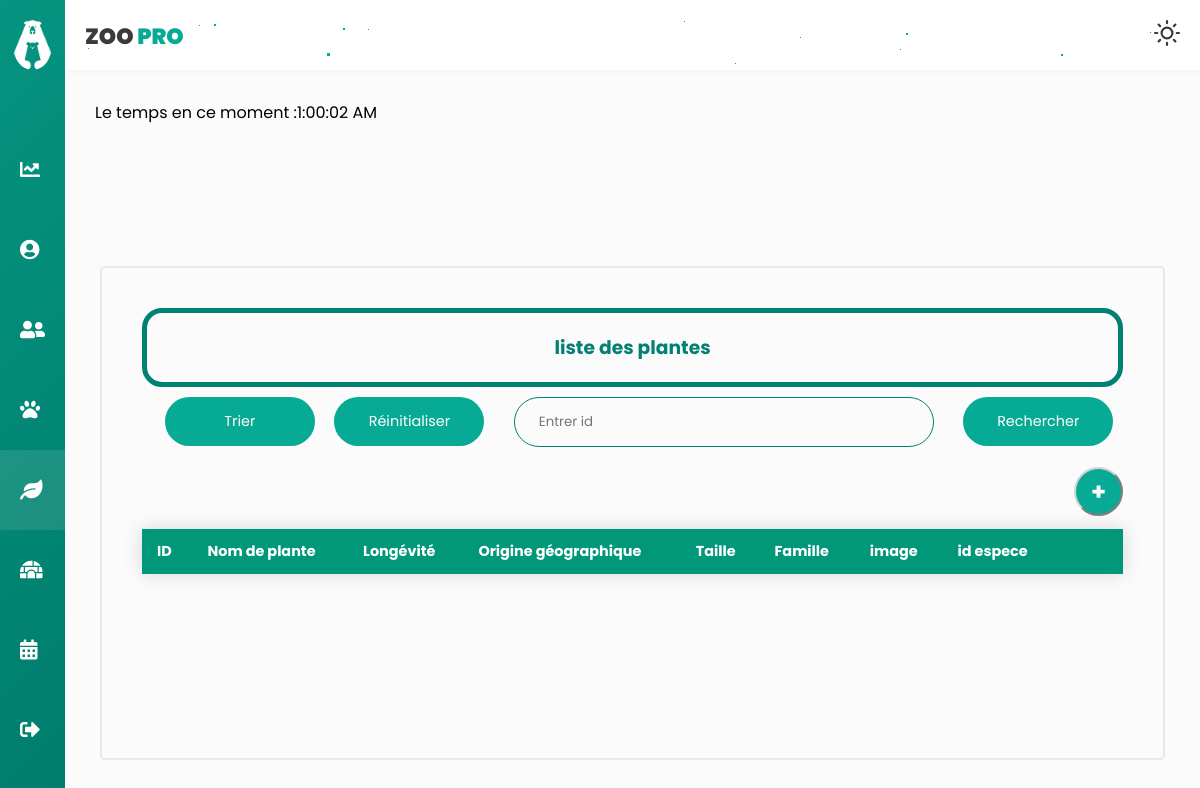
The page /planteC/afficherList (signed in) on the database as committed earlier.
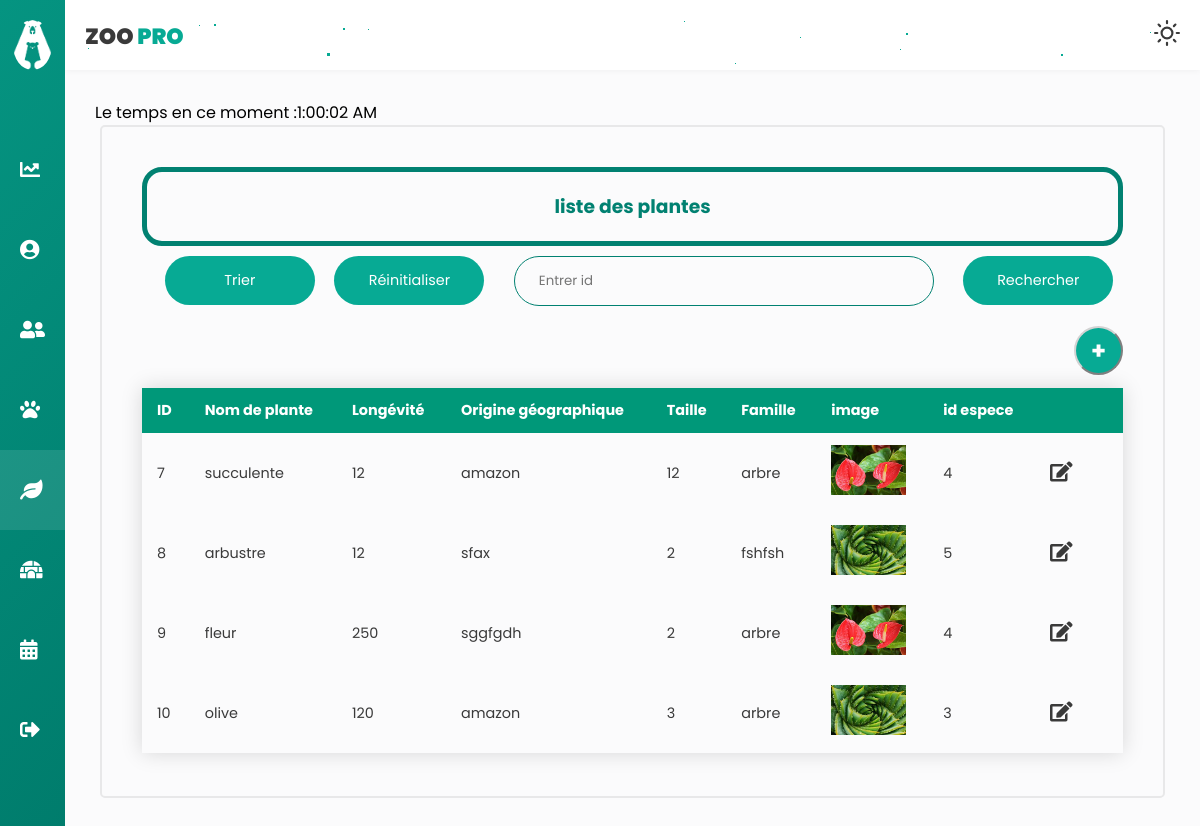
The same page on the database as committed later.
### tables this page shows
CREATE TABLE `plante` (
  `idP` int(11) NOT NULL,
  `nomP` varchar(255) NOT NULL,
  `longevite` int(255) NOT NULL,
  `origine` varchar(255) NOT NULL,
  `taille` float NOT NULL,
  `famille` varchar(255) NOT NULL,
  `image` varchar(500) NOT NULL,
  `idespece` int(11) DEFAULT NULL,
  `id_user` int(11) DEFAULT NULL
);

### app/libraries/Core.php (called while the page is built, shortened)
<?php
  class Core {
    protected $currentMethod = 'index';
    public function __construct(){
      $url = $this->getUrl();
      if(isset($url[0])){
      if(file_exists('../app/controllers/' . ucwords($url[0]). '.php')){
        unset($url[0]);
      }
    }
      $this->currentController = new $this->currentController;
      if(isset($url[1])){
        if(method_exists($this->currentController, $url[1])){
          $this->currentMethod = $url[1];
          unset($url[1]);
        }
      }
      $this->params = $url ? array_values($url) : [];
      call_user_func_array([$this->currentController, $this->currentMethod], $this->params);
    }
    public function getUrl(){
      if(isset($_GET['url'])){
        $url = rtrim($_GET['url'], '/');
        $url = filter_var($url, FILTER_SANITIZE_URL);
        $url = explode('/', $url);
        return $url;
      }
    }
  }

### app/require.php (called while the page is built, shortened)
<?php
    require_once 'libraries/Core.php';
    require_once 'libraries/Controller.php';
    require_once 'libraries/Database.php';
    $init = new Core();

### public/index.php (called while the page is built)
<?php
    require_once '../app/require.php';

### app/libraries/Database.php (called while the page is built, shortened)
<?php
    class Database {
        private $dbHost = DB_HOST;
        private $dbUser = DB_USER;
        private $dbPass = DB_PASS;
        private $dbName = DB_NAME;
        private $statement;
        private $dbHandler;
        public function __construct() {
            $conn = 'mysql:host=' . $this->dbHost . ';dbname=' . $this->dbName;
            $options = array(
                PDO::ATTR_PERSISTENT => true,
                PDO::ATTR_ERRMODE => PDO::ERRMODE_EXCEPTION
            );
            try {
                $this->dbHandler = new PDO($conn, $this->dbUser, $this->dbPass, $options);
            } catch (PDOException $e) {
                $this->error = $e->getMessage();
                echo $this->error;
            }
        }
        public function query($sql) {
            $this->statement = $this->dbHandler->prepare($sql);
        }
        public function execute() {
            return $this->statement->execute();
        }
        public function resultSet() {
            $this->execute();
            return $this->statement->fetchAll();
        }
    }

### app/models/planteM.php (called while the page is built, shortened)
<?php
class planteM
{
    private $db;
    public function __construct()
    {
        $this->db = new Database;
    }
    public function afficherplante(){
        $this->db->query('SELECT * FROM plante ');
        return $this->db->resultSet();
    }
    public function listespeceID()
    {
        $this->db->query('SELECT idE FROM `espece`');
        return $this->db->resultSet();
    }
}

### app/controllers/planteC.php (the view, shortened to what this page needs)
<?php
class planteC extends Controller
{
    public function __construct()
    {
        $this->planteModel = $this->model('planteM');
    }
    public function afficherList($error = '')
    {
        $tab = $this->planteModel->afficherplante();
        $data = [
            'tab' => '',
            'idespece' => '',
            'nombre'=> '',
            'errorAffiche' => ''
        ];
        if (isset($error)) {
            $errorTab = explode("-", $error);
            if ($errorTab[0] == 'err') {
                array_shift($errorTab);
                $data['errorAdd'] = implode(" ", $errorTab);
            }
            else if ($errorTab[0] == 'errUp') {
                array_shift($errorTab);
                $data['errorUpdate'] = implode(" ", $errorTab);
            }
            else {
                $data['errorAdd'] = '';
                $data['errorUpdate'] = '';
            }
        }
        foreach ($tab as $key => $value) {
            $data['tab'] .= '<tr class="tblRows" data='.$value[0]."-".$value[1]."-".$value[2]."-".$value[3]."-".$value[4]."-".$value[5]."-".$value[6]."-".$value[7].'>
            <td >'. $value[0] .'</td>
            <td>'. $value[1] .'</td>
            <td>'. $value[2] .'</td>
            <td>'. $value[3] .'</td>
            <td>'. $value[4] .'</td>
            <td>'. $value[5] .'</td>
            <td> <img src="../public/img/' . $value[6] . '" width = "75" height = "50"/></td>
            <td>'. $value[7] .'</td>
            <td> <i class="fas fa-edit updateButton" onclick="openFormModifier()"  >
        </tr>';
        }
        $idespece = $this->planteModel->listespeceID();
        foreach ($idespece as $key => $value)
        {
            $data['idespece'] .= '<option value="'.$value[0].'">'.$value[0].'</option>';
        }
        $this->view('plante', $data);
    }
}

### app/libraries/Controller.php (shortened to what this page needs)
<?php
    class Controller {
        public function model($model) {
            return new $model();
        }
        public function view($view, $data = []) {
            if (file_exists('../app/views/' . $view . '.php')) {
                require_once '../app/views/' . $view . '.php';
            } else {
                die("View does not exists.");
            }
        }
    }

### app/views/plante.php (shortened to what this page needs)
<!DOCTYPE html>
<html lang="en">
<head>
    <link rel="stylesheet" href="https://cdnjs.cloudflare.com/ajax/libs/font-awesome/5.12.0-2/css/all.min.css" />
    <link rel="stylesheet" href="<?php echo URLROOT ?>/public/css/style.css" />
    <link rel="stylesheet" href="<?php echo URLROOT ?>/public/css/plante.css" />
</head>
<body>
    <div class="wrapper collapse">
        <header>
            <div id="stars2"></div>
            <div id="stars3"></div>
            <div class="left_area">
                <h3>Zoo <span>Pro</span></h3>
            </div>
            <div class="right_area">
                <a href="#" id="themeButton">
                </a>
            </div>
        </header>
        <div class="sidebar">
            <div class="sidebar-menu">
                <li class="logo">
                    <img src="<?php echo URLROOT ?>/public/img/logo.png" alt="logo" />
                </li>
                <li class="item">
                    <a href="<?php echo URLROOT ?>/pages/dashboard" class="menu-btn">
                        <i class="fas fa-chart-line"></i><span> Dashboard</span>
                    </a>
                </li>
                <li class="item">
                    <a href="<?php echo URLROOT ?>/pages/usersV" class="menu-btn">
                        <i class="fas fa-user-circle"></i><span> Profile</span>
                    </a>
                </li>
                <li class="item ">
                    <a href="<?php echo URLROOT ?>/pages/regime" class="menu-btn">
                        <i class="fas fa-user-friends"></i><span>Employés</span>
                    </a>
                </li>
                <li class="item" id="profile">
                    <a href="#" class="menu-btn profilebtn">
                        <i class="fas fa-paw"></i><span> Animaux<i class="fas fa-chevron-down drop-down"></i></span>
                    </a>
                </li>
                <li class="item active " id="messages">
                    <a href="#" class="menu-btn">
                        <i class="fas fa-leaf"></i><span>Végetation<i class="fas fa-chevron-down drop-down"></i></span>
                    </a>
                </li>
                <li class="item" id="settings">
                    <a href="#" class="menu-btn">
                        <i class="fas fa-igloo"></i><span>Enclos<i class="fas fa-chevron-down drop-down"></i></span>
                    </a>
                </li>
                <li class="item" id="event">
                    <a href="#" class="menu-btn">
                        <i class="fas fa-calendar-alt"></i><span> Evénements<i class="fas fa-chevron-down drop-down"></i></span>
                    </a>
                </li>
                <li class="item">
                    <a href="<?php echo URLROOT; ?>/users/logout" class="menu-btn">
                        <i class="fas fa-sign-out-alt"></i><span> Logout</span>
                    </a>
                </li>
            </div>
        </div>
        <div class="main-container">
<p  >Le temps en ce moment :   </p>
<p id="demo"></p>
            <div class="card">
                <div class="firstRow" id="firstRow">
                    <h3 id="titreTab">liste des plantes </h3>
                </div>
                <form class="content" action="<?php echo URLROOT; ?>/planteC/getplante" method="POST">
                 <input class="btn" type="submit" value="Rechercher" name="search_plante" style="float: right;" />
                 <input class="input-fieldSearch" type="text" placeholder="Entrer id" name="idP" autocomplete="off" style="float: right;"  />
                 </form>
                <form class="content" action="<?php echo URLROOT; ?>/planteC/afficherList" method="POST">
                 <input class="btn" type="submit" value="Réinitialiser" name="reset_plante" style="float: right;" />
                 </form>
                <form class="content" action="<?php echo URLROOT; ?>/planteC/sortplante" method="POST">
                 <input class="btn" type="submit" value="Trier" name="sort_plante" style="float: right;" />
                 </form>
                <button class="AddbuttonStyle" id="addButtonToList" onclick="openFormAjouter()">+</button>
                <table class="styled-table" id="tableplante">
                    <thead>
                        <tr>
                            <th>ID</th>
                            <th>Nom de plante </th>
                            <th>Longévité</th>
                            <th>Origine géographique</th>
                            <th>Taille</th>
                            <th>Famille</th>
                            <th>image</th>
                            <th>id espece</th>
                            <th></th>
                            <th></th>
                        </tr>
                    </thead>
                    <?php if (isset($data['tab'])) {
                        echo $data['tab'];
                    } ?>
                </table>
            </div>
        </div>
    </div>
</body>

### public/css/plante.css (style rules this page uses)
.card { color:var(--tc);margin-bottom:10px;border-radius:5px;border:solid 2px #e8e8e9;padding:40px;width:100%;margin-left:5px;margin-right:5px }
.AddbuttonStyle { width:5%;background-color:var(--accent);outline:none;height:49px;border-color:lightgray;border-radius:49px;color:#fff;margin:10px 0;font-weight:bold;font-size:1.5rem;cursor:pointer;transition:0.5s;margin-left:95% }
.main-container { display:flex;flex-wrap:wrap }
.firstRow { border:solid 1px #018171;border-radius:20px;border-width:thick;color:#018171;text-align:center;padding:20px }
.styled-table { border-collapse:collapse;margin:3px 0;font-size:0.9em;font-family:sans-serif;width:100%;box-shadow:0 0 20px rgba(0,0,0,0.15) }
.styled-table thead tr { background-color:#009879;color:#ffffff;text-align:left }
.styled-table th,.styled-table td { padding:12px 15px }
#addButtonToList { margin-left:95% }
.updateButton { cursor:pointer;font-size:20px;font-weight:bold }
.input-fieldSearch { border: solid 1px rgb(1, 129, 113);; width: 420px; background-color: transparent; margin: 10px 0; height: 50px; border-radius: 40px; padding: 0 1.5rem; display: grid; grid-template-columns: 80% 20%; position: relative; margin-left: 2%; margin-right: 2%; }
.btn { margin-left: 1%; margin-right:1%; }

Rows that differ between the two databases and show on the page:
added plante: idP "7", nomP "succulente", longevite "12", origine "amazon", taille "12", famille "arbre", image (picture), idespece "4"
added plante: idP "8", nomP "arbustre", longevite "12", origine "sfax", taille "2", famille "fshfsh", image (picture), idespece "5"
added plante: idP "9", nomP "fleur", longevite "250", origine "sggfgdh", taille "2", famille "arbre", image (picture), idespece "4"
added plante: idP "10", nomP "olive", longevite "120", origine "amazon", taille "3", famille "arbre", image (picture), idespece "3"
